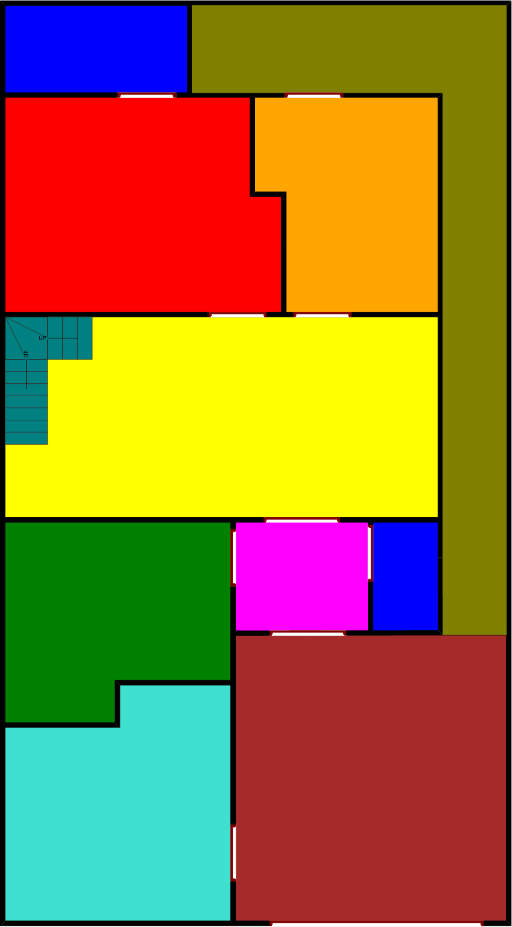
#> input picture data/raw/10Marla_GF_FP_001_V01.png, 512 x 927 px; its folder holds only this picture in this run
$ python main.py
#> lines starting #> are read from the running program, lines starting #| are printed output that depends on the picture; after the words box and inside, x2 and y2 are one past the last pixel; in counts of white or black regions, pixels touching at a corner belong together
### src/preprocessing.py
# 📌 Step 1: Image Preprocessing Module
#
# In this step, we create a reusable preprocessing function.
#
# This module will:
# - Load image
# - Convert to RGB
# - Resize image
# - Remove noise
#
# This makes our system modular and professional.
import cv2
import matplotlib.pyplot as plt
import os

def preprocess_image(image_path):
    img = cv2.imread(image_path)

    if img is None:
        print("❌ Error: Image not loaded")
        return None

    img = cv2.resize(img, (800, 800))
    img_rgb = cv2.cvtColor(img, cv2.COLOR_BGR2RGB)

    return img_rgb


# ✅ Get correct base path
base_dir = os.path.dirname(os.path.dirname(os.path.abspath(__file__)))
data_path = os.path.join(base_dir, "data", "raw")

# 🔍 Check files
files = os.listdir(data_path)
print("Files found:", files)

# ✅ Pick first image automatically
image_path = os.path.join(data_path, files[0])

processed_img = preprocess_image(image_path)
#> in preprocess_image, img is the input picture: shape (927, 512, 3); mean B, G, R 51.5, 115.7, 151.7
#> in preprocess_image, `img = cv2.resize(img, (800, 800))`:
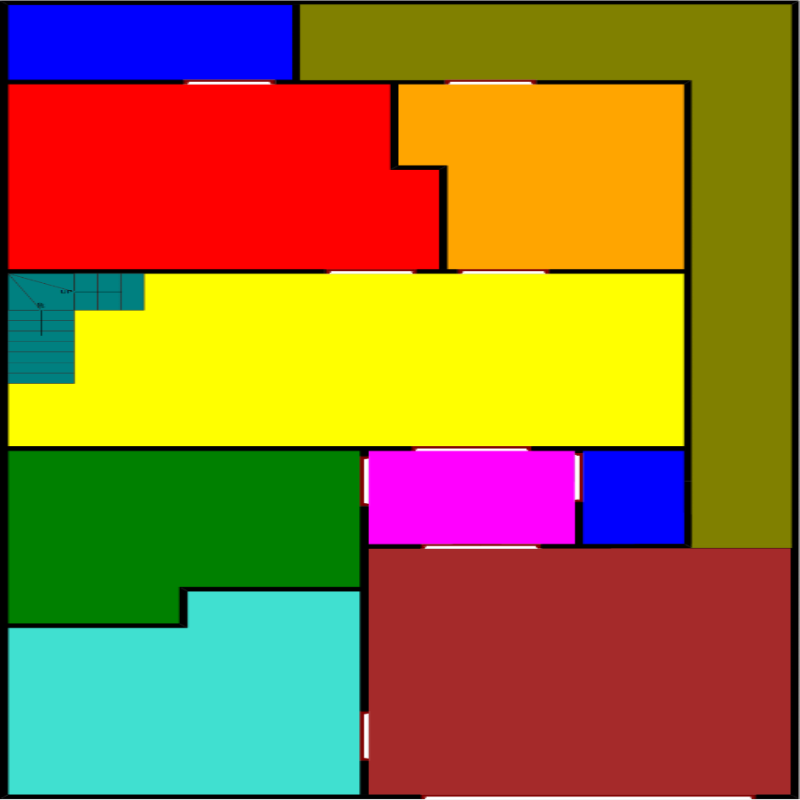
#> img: shape (800, 800, 3); mean B, G, R 51.5, 115.7, 151.7

if processed_img is not None:
    plt.imshow(processed_img)
    plt.title("Processed Image")
    plt.axis("off")
    plt.show()

### src/detection.py
# 📌 Step 2: Room Detection Module
#This module detects rooms using:
# Color segmentation
# Contour detection
#Each room is identified based on unique colors.
import cv2
import numpy as np
import matplotlib.pyplot as plt
import os

def detect_rooms(img_rgb):
    pixels = img_rgb.reshape(-1, 3)
    unique_colors = np.unique(pixels, axis=0)

    rooms = []

    for color in unique_colors:
        mask = cv2.inRange(img_rgb, color, color)

        contours, _ = cv2.findContours(mask, cv2.RETR_EXTERNAL, cv2.CHAIN_APPROX_SIMPLE)

        for cnt in contours:
            area = cv2.contourArea(cnt)

            if area > 1500:
                x, y, w, h = cv2.boundingRect(cnt)

                rooms.append((x, y, w, h))

    return rooms


# ✅ LOAD IMAGE (same safe method)
base_dir = os.path.dirname(os.path.dirname(os.path.abspath(__file__)))
data_path = os.path.join(base_dir, "data", "raw")

files = os.listdir(data_path)
image_path = os.path.join(data_path, files[0])

img = cv2.imread(image_path)
img_rgb = cv2.cvtColor(img, cv2.COLOR_BGR2RGB)
#> img_rgb: shape (927, 512, 3)

# ✅ CALL FUNCTION
rooms = detect_rooms(img_rgb)
#> in detect_rooms, `unique_colors = np.unique(pixels, axis=0)`: unique_colors = 718 rows, first 8: [0, 0, 0], [0, 0, 2], [0, 0, 4], [0, 0, 5], [0, 0, 12], [0, 0, 66], [0, 0, 71], [0, 0, 82]
#> the loop in detect_rooms, `for color in unique_colors:` made 718 passes
#> (color, contours) on passes 2 to 4: ([0, 0, 2], [[[372, 522]]]), ([0, 0, 4], [[[372, 523]]]), ([0, 0, 5], 2 contours, all with area under 20)
#> pass 1, in detect_rooms, `mask = cv2.inRange(img_rgb, color, color)`:
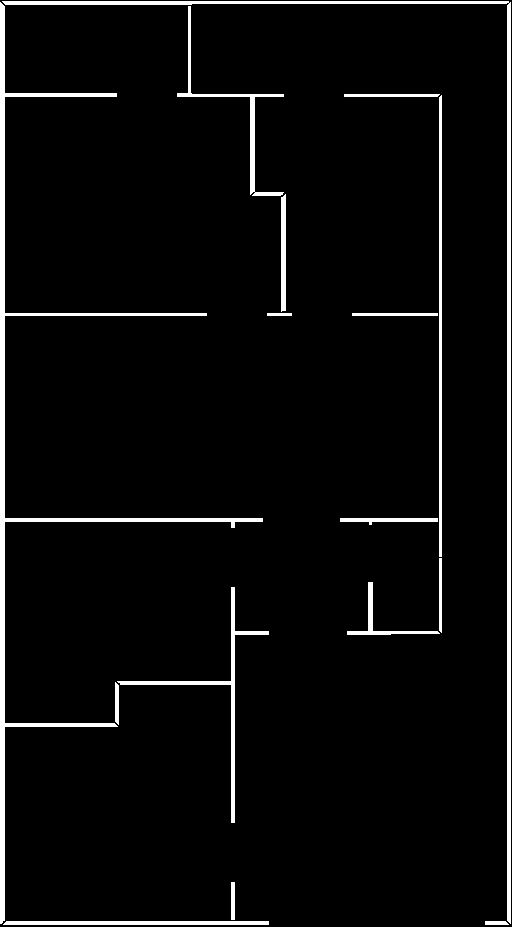
#> mask: shape (927, 512); 4.3% white; 16 white regions, largest, box (x1, y1, x2, y2) and area: (0, 2, 263, 924) 7149, (2, 1, 511, 924) 5379, (117, 587, 269, 823) 1529
#> after the loop in detect_rooms, `for color in unique_colors:`:
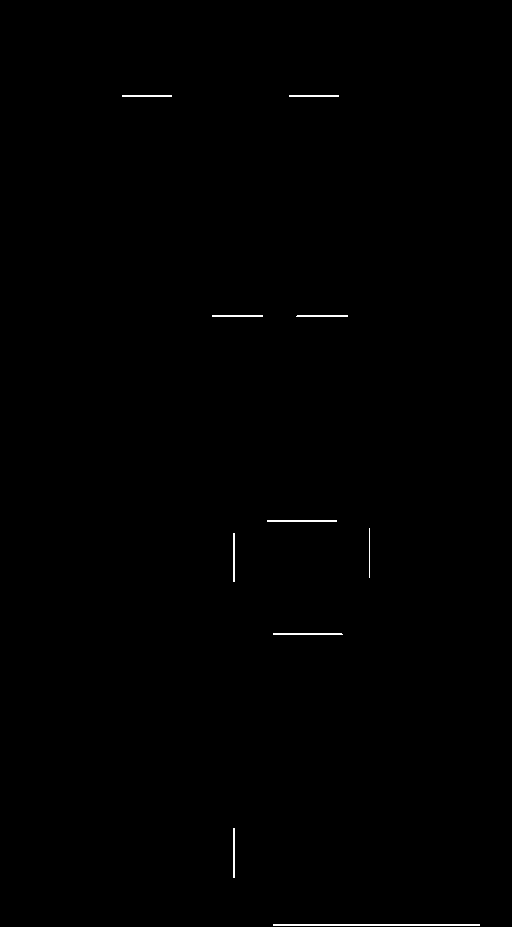
#> mask: shape (927, 512); 0.28% white in thin lines or dots, all inside (x1, y1, x2, y2) = (122, 95, 480, 926)
#> after the loop in detect_rooms, `for color in unique_colors:`: rooms = [(0, 2, 263, 922), (2, 1, 509, 923), (374, 523, 63, 107), (6, 6, 181, 86), (6, 523, 224, 199), (6, 686, 224, 234), (193, 6, 313, 624), (236, 636, 270, 284), (6, 98, 275, 213), (236, 523, 132, 107), (255, 98, 182, 213), (6, 318, 431, 199)]

# ✅ PRINT OUTPUT
print("Detected rooms:", len(rooms))
#| Detected rooms: 12

# ✅ DRAW BOUNDING BOXES
for (x, y, w, h) in rooms:
    cv2.rectangle(img_rgb, (x, y), (x+w, y+h), (255, 0, 0), 2)
#> this loop made 12 passes
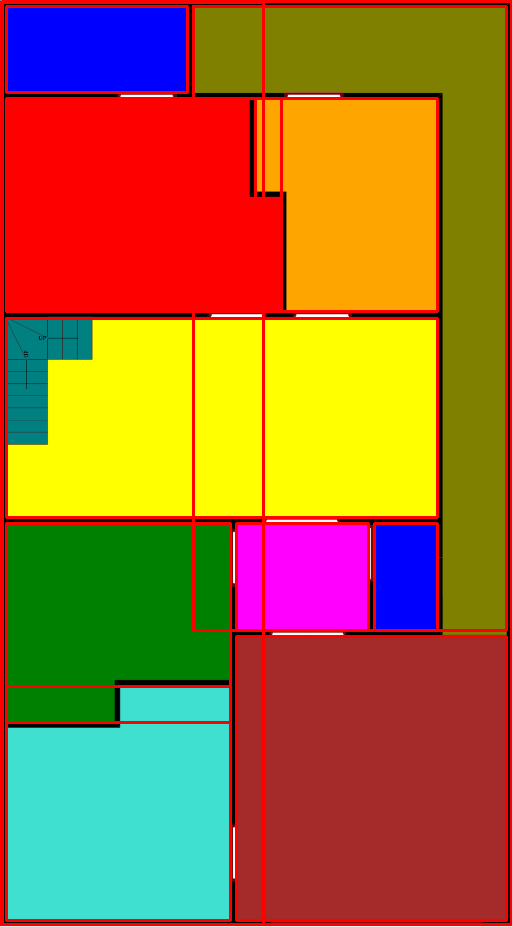
#> img_rgb: shape (927, 512, 3); mean R, G, B 163.9, 109.8, 47.8

# ✅ SHOW IMAGE
plt.imshow(img_rgb)
plt.title("Detected Rooms")
plt.axis("off")
plt.show()
# 📌 Step 7: Visualizing Detected Rooms

# In this step, we:
# Draw bounding boxes around each detected room
# Add labels (room type + area)

# This helps in:
# Visual validation
# Making the project more professional
import cv2
from classification import classify_room

# [23 lines left out: function draw_rooms, not called in this run]

### src/utils.py
# 📌 Step 4: Generating Structured Output

# We convert detected rooms into structured JSON format.

# This makes the system:
# Industry-ready
# API-friendly
import json

# ------------------------------------------
# Room Classification Function
# ------------------------------------------
# [11 lines left out: function classify_room, not called in this run]


# ------------------------------------------
# Generate Output Function
# ------------------------------------------
def generate_output(rooms):
    result = []

    for i, room in enumerate(rooms):
        room_data = {
            "room_id": i,
            "area": room["area"],
            "type": classify_room(room["area"])
        }
        result.append(room_data)

    return result


# ------------------------------------------
# TEST (Important 🔥)
# ------------------------------------------
# [14 lines that do not run on import are left out]

### src/main.py

import os
import json

from src.preprocessing import preprocess_image
from src.detection import detect_rooms
from src.utils import generate_output
from src.generative_ai import generate_description

# ==========================================
#  PATH SETUP
# ==========================================

data_path = "data/raw/"

files = os.listdir(data_path)

print(" Total Files Found:", len(files))

# ==========================================
# PROCESS IMAGES
# ==========================================

for file in files:
    if file.endswith(".png") or file.endswith(".jpg"):

        print(f"\n Processing: {file}")

        image_path = os.path.join(data_path, file)

        # Step 1: Preprocess
        img = preprocess_image(image_path)

        if img is None:
            print(" Failed to load image")
            continue

        # Step 2: Detect rooms
        rooms = detect_rooms(img)
#> in detect_rooms (call 2), `unique_colors = np.unique(pixels, axis=0)`: unique_colors = 1726 rows, first 8: [0, 0, 0], [0, 0, 1], [0, 0, 2], [0, 0, 4], [0, 0, 5], [0, 0, 8], [0, 0, 12], [0, 0, 14]
#> the loop in detect_rooms (call 2), `for color in unique_colors:` made 1726 passes
#> (color, contours) on passes 2 to 4: ([0, 0, 1], 9 contours, all with area under 20), ([0, 0, 2], [[[581, 451]]]), ([0, 0, 4], 2 contours, all with area under 20)
#> pass 1, in detect_rooms (call 2), `mask = cv2.inRange(img_rgb, color, color)`:
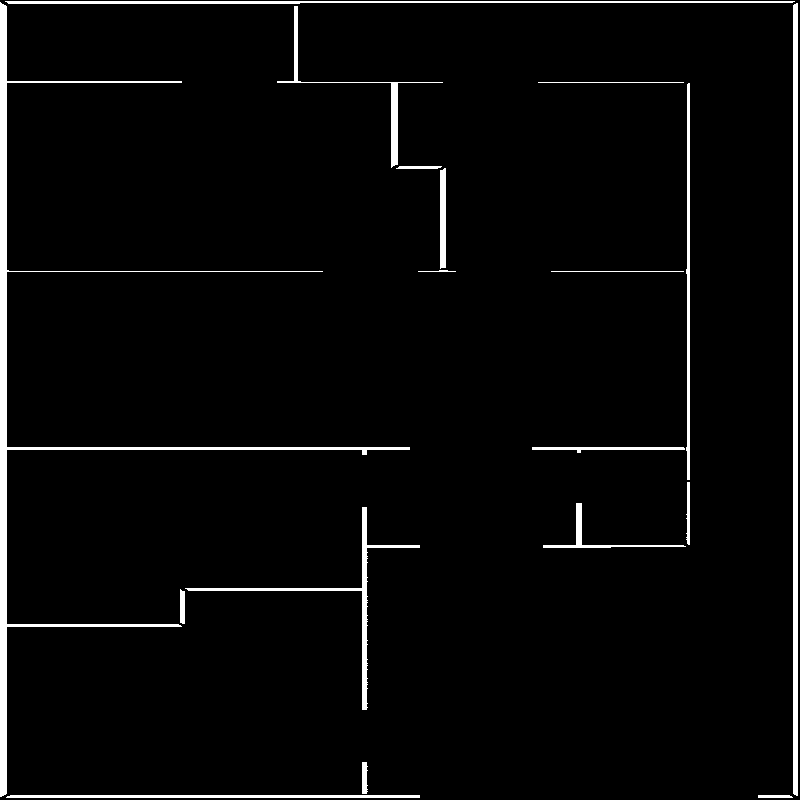
#> mask: shape (800, 800); 3.4% white; 18 white regions, largest, box (x1, y1, x2, y2) and area: (0, 2, 410, 797) 7964, (793, 3, 798, 796) 3957, (5, 1, 795, 4) 1868
#> pass 2, in detect_rooms (call 2), `mask = cv2.inRange(img_rgb, color, color)`:
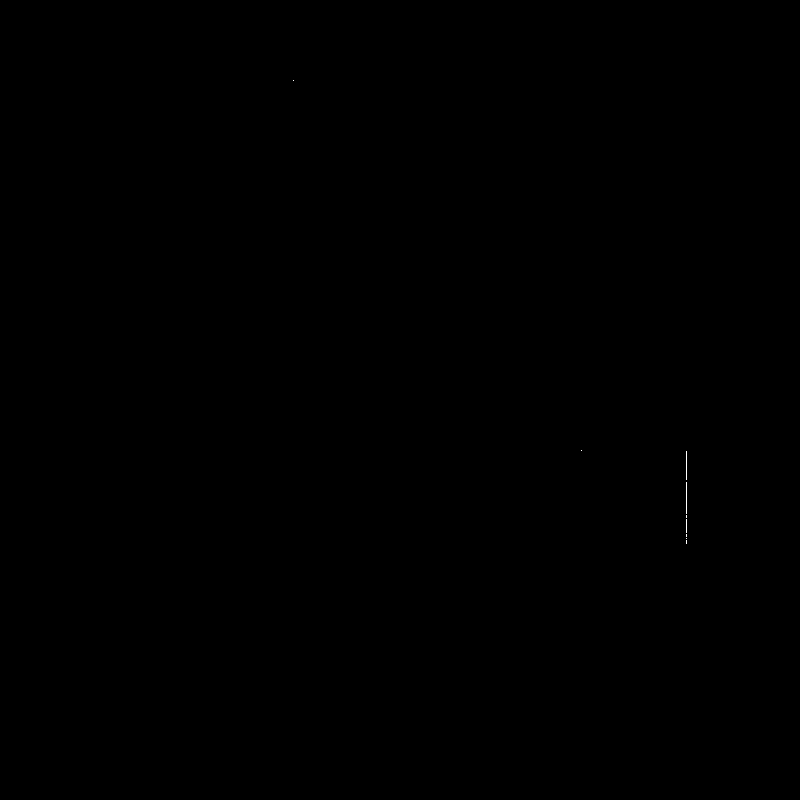
#> mask: shape (800, 800); 0.01% white in thin lines or dots, all inside (x1, y1, x2, y2) = (293, 80, 687, 544)
#> after the loop in detect_rooms (call 2), `for color in unique_colors:`:
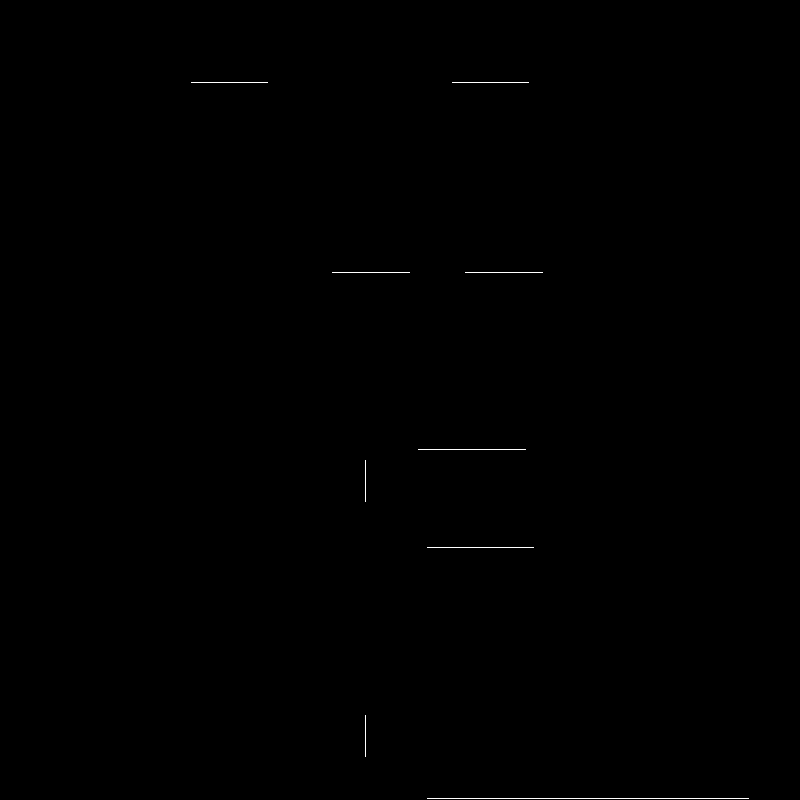
#> mask: shape (800, 800); 0.15% white in thin lines or dots, all inside (x1, y1, x2, y2) = (191, 82, 749, 799)
#> after the loop in detect_rooms (call 2), `for color in unique_colors:`: rooms = [(793, 3, 5, 793), (0, 2, 410, 795), (585, 452, 97, 91), (10, 6, 281, 73), (10, 452, 349, 171), (10, 592, 349, 202), (302, 6, 488, 537), (370, 549, 420, 245), (10, 85, 428, 183), (370, 452, 204, 91), (399, 85, 283, 183), (10, 275, 672, 171)]
        print(f" Rooms Detected: {len(rooms)}")
#|  Rooms Detected: 12
#> the loop in generate_output, `for i, room in enumerate(rooms):` made 1 pass
#> after the loop in generate_output, `for i, room in enumerate(rooms):`: result = []

        # Step 3: Generate structured output
#> (the run stopped early here; a loop or call above may not have finished)

$ run again, on data/raw/10Marla_GF_FP_006_V01.png
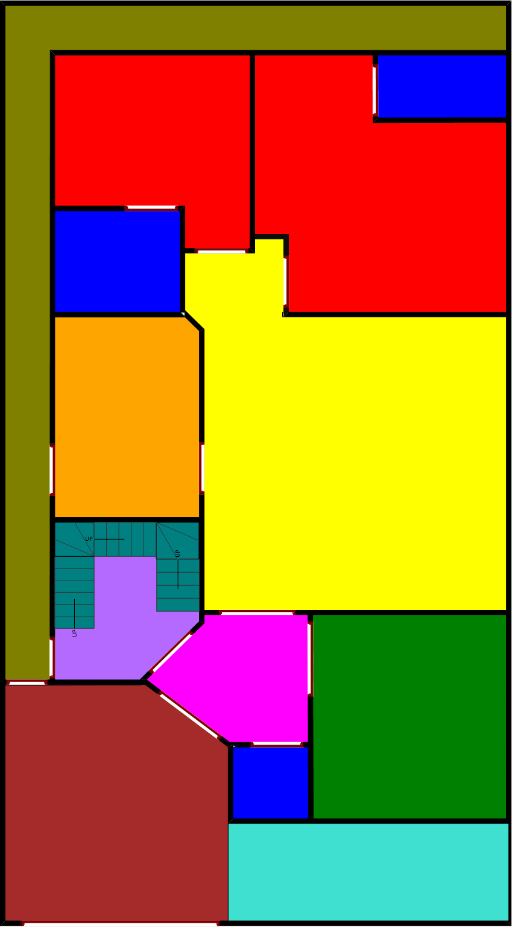
#> input picture data/raw/10Marla_GF_FP_006_V01.png, 512 x 927 px
#> in preprocess_image, img is the input picture: shape (927, 512, 3); mean B, G, R 49.1, 109.4, 161.9
#> img: shape (800, 800, 3)
#> unique_colors = 1697 rows, first 8: [0, 0, 0], [0, 0, 1], [0, 0, 2], [0, 0, 3], [0, 0, 4], [0, 0, 6], [0, 0, 7], [0, 0, 10]
#> the loop in detect_rooms, `for color in unique_colors:` made 1697 passes
#> (color, contours) on passes 2 to 4: ([0, 0, 1], 16 contours, all with area under 20), ([0, 0, 2], [[[55, 312]]]), ([0, 0, 3], [[[180, 211]]])
#> pass 1, in detect_rooms, `mask = cv2.inRange(img_rgb, color, color)`:
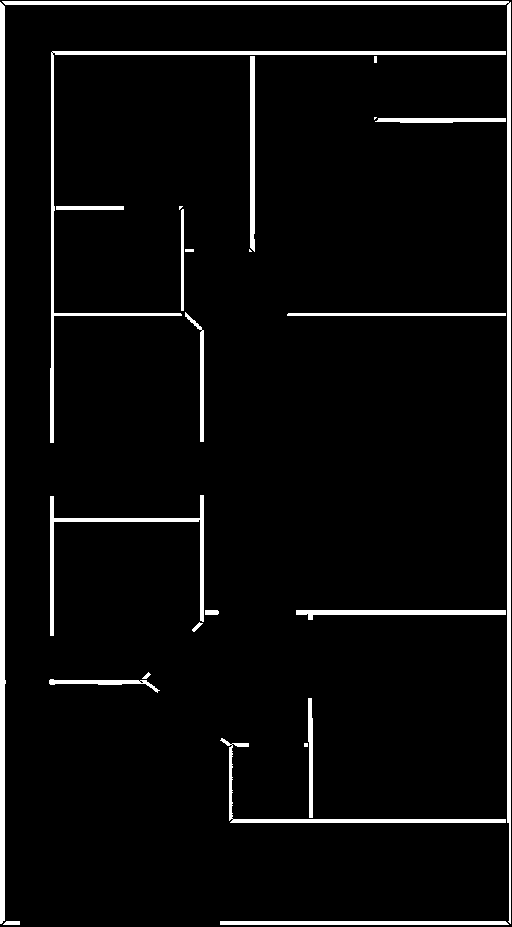
#> mask: shape (927, 512); 4.9% white; 25 white regions (4 under 20 px), largest, box (x1, y1, x2, y2) and area: (2, 1, 511, 924) 5497, (0, 2, 6, 924) 4597, (50, 51, 506, 443) 3441
#> after the loop in detect_rooms, `for color in unique_colors:`: rooms = 16 items, first 6: (50, 51, 456, 392), (0, 2, 6, 922), (2, 1, 509, 923), (234, 748, 73, 70), (56, 212, 123, 99), (378, 56, 128, 61)
#| Detected rooms: 16
#> the loop `for (x, y, w, h) in rooms:` made 16 passes
#> the loop in detect_rooms (call 2), `for color in unique_colors:` made 3686 passes
#> (color, contours) on passes 2 to 4: ([0, 0, 1], 7 contours, all with area under 20), ([0, 0, 2], 2 contours, all with area under 20), ([0, 0, 3], 3 contours, all with area under 20)
#> after the loop in detect_rooms (call 2), `for color in unique_colors:`:
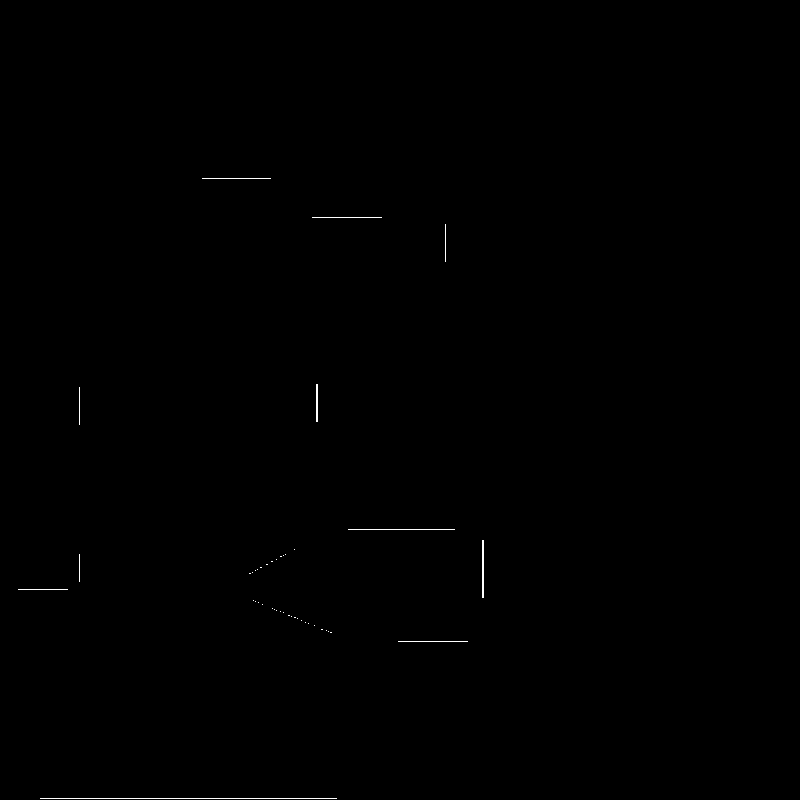
#> mask: shape (800, 800); 0.16% white in thin lines or dots, all inside (x1, y1, x2, y2) = (18, 178, 484, 799)
#> after the loop in detect_rooms (call 2), `for color in unique_colors:`: rooms = 16 items, first 6: (792, 3, 6, 793), (0, 2, 9, 795), (5, 1, 790, 3), (366, 646, 113, 60), (88, 183, 191, 85), (591, 49, 199, 52)
#|  Rooms Detected: 16
#> the loop in generate_output, `for i, room in enumerate(rooms):` made 1 pass
#> after the loop in generate_output, `for i, room in enumerate(rooms):`: result = []
